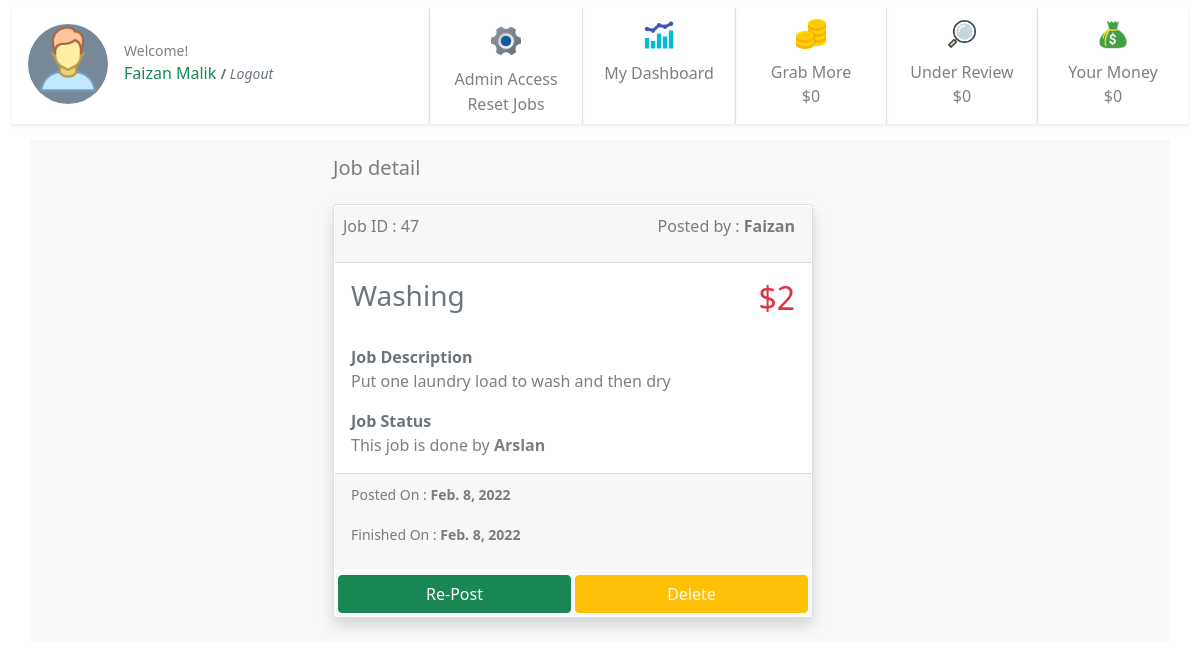
Before: /47/ (signed in) with the older database file.
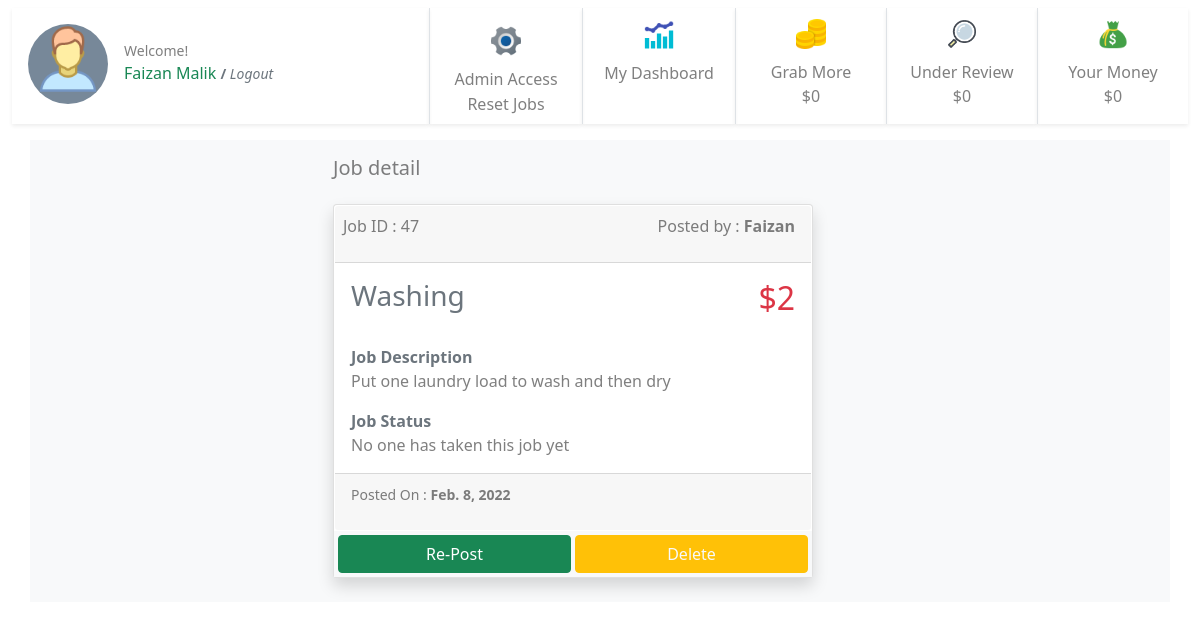
After: the same page with the newer database file.
### jobs/models.py (models this page shows, shortened)
class JobPost(models.Model):
    job_title = models.CharField(max_length=200)
    publish_date = models.DateTimeField('date published', auto_now_add=True)
    job_is_template = models.BooleanField(default=False)
    job_detail = models.CharField(max_length=200)
    job_price = models.IntegerField(default=0)
    job_taken = models.BooleanField(default=False)
    job_under_review = models.BooleanField(default=False)
    job_passed_review = models.BooleanField(default=False)
    job_taken_date = models.DateTimeField('date job taken', null=True, blank=True)
    job_done = models.BooleanField(default=False)
    job_done_date = models.DateTimeField('date job completed', null=True, blank=True)
    job_taker = models.ForeignKey(User, on_delete=models.CASCADE, null=True, blank=True, related_name='job_user')
    job_creator = models.ForeignKey(User, on_delete=models.CASCADE, null=True, blank=True, related_name='job_author')
    job_rejected_by_admin = models.BooleanField(default=False)
    job_expired = models.BooleanField(default=False)
    job_paid = models.BooleanField(default=False)
    job_payment_id = models.ForeignKey(Payments, on_delete=models.CASCADE, null=True, blank=True, related_name='job_payment_id')

### jobs/views.py (the view)
# urls.py: path('<int:pk>/', views.detail, name='detail'),
@login_required
def detail(request, pk):
    print(pk)
    detail = get_object_or_404(JobPost, pk=pk)
    template = loader.get_template('jobs/detail.html')
    if request.user == 'AnonymousUser':
        usr = "None"
    else:
        usr = request.user
    context = {
    'detail': detail,
    'user': usr,
     }
    return HttpResponse(template.render(context, request))

### jobs/templates/jobs/detail.html (shortened to what the changed rows need)
{% extends "jobs/base.html" %} {% block user %} {{user.first_name}} {{user.last_name}} {% endblock user %} {% block detail %} {% load static %}
<div class="container bg-light">
    {% if detail %}
    <div class="row justify-content-center">
        <div class="col-6 ">
            <h5 class="py-3 text-start text-black-50">Job detail</h5>
            <div class="card mb-4 shadow rounded" style="width: 30rem;">
                <a class="btn p-0" href="../" style="width: 100%;">
                    <div class="card-body p-0">
                        <div class="card-header d-flex ps-2 m-0 bg-gray  justify-content-between text-black-50">
                            Job ID : {{detail.id}}
                            <p class="text-black-50 ">Posted by : <strong>{{detail.job_creator.first_name}}</strong> </p>
                        </div>
                        <div class="d-flex justify-content-between">
                            <h3 class="card-title pb-1 p-3 text-secondary">{{ detail.job_title }}</h3>
                            <h2 class="text-danger pb-1 p-3">${{detail.job_price}}</h2>
                        </div>
                        <div class="py-0 p-3 text-start">
                            <strong class="text-secondary">Job Description</strong>
                            <p class="text-black-50">{{detail.job_detail}}</p>
                            <strong class="text-secondary">Job Status</strong> {% if detail.job_done %}
                            <p class="text-black-50">This job is done by <strong>{{detail.job_taker.first_name}}</strong> </p>
                            {% elif detail.job_taken %}
                            <p class="text-black-50">This job is taken by <strong>{{detail.job_taker.first_name}}</strong> </p>
                            {% else %}
                            <p class="text-black-50">No one has taken this job yet</p>
                            {% endif %}
                        </div>
                    </div>
                    <div class="card-footer bg-gray mt-0 text-black-50 text-start">
                        <p><small class="card-text ">Posted On : <strong> {{detail.publish_date.date}}</strong></small></p>
                        {% if detail.job_done %}
                        <p><small class="card-text">Finished On : <strong>{{detail.job_done_date.date}}</strong></small></p>
                        {% else %}
                        <p></p>
                        {% endif %}
                    </div>
                </a>
                {% if request.user.is_staff %}
                <div class="d-flex justify-content-around bg-light">
                    <a class="btn btn-success align-self-center ms-1 my-1" href="{% url 'jobs:repost_job' detail.id%}" style="width: 50%;">Re-Post</a>
                    <a class="btn btn-warning text-light align-self-center mx-1 my-1" href="{% url 'jobs:delete_job' detail.id%}" style="width: 50%;">Delete</a>
                </div>{% endif %}
            </div>
        </div>
    </div>
    {% else %}
    <div class="card-body">
        <h2 class="card-title">No data available.</h2>
    </div>
    {% endif %}
</div>
{% endblock detail %}

Changed rows visible on the page:
changed JobPost "Washing": job_done True → False (drawn); job_taker.first_name "Arslan" → (not shown); job_done_date "Feb. 8, 2022" → (not shown)
Other visible differences:
text no longer shown: "This job is done by Finished On :"
text now shown: "No one has taken this job yet"
